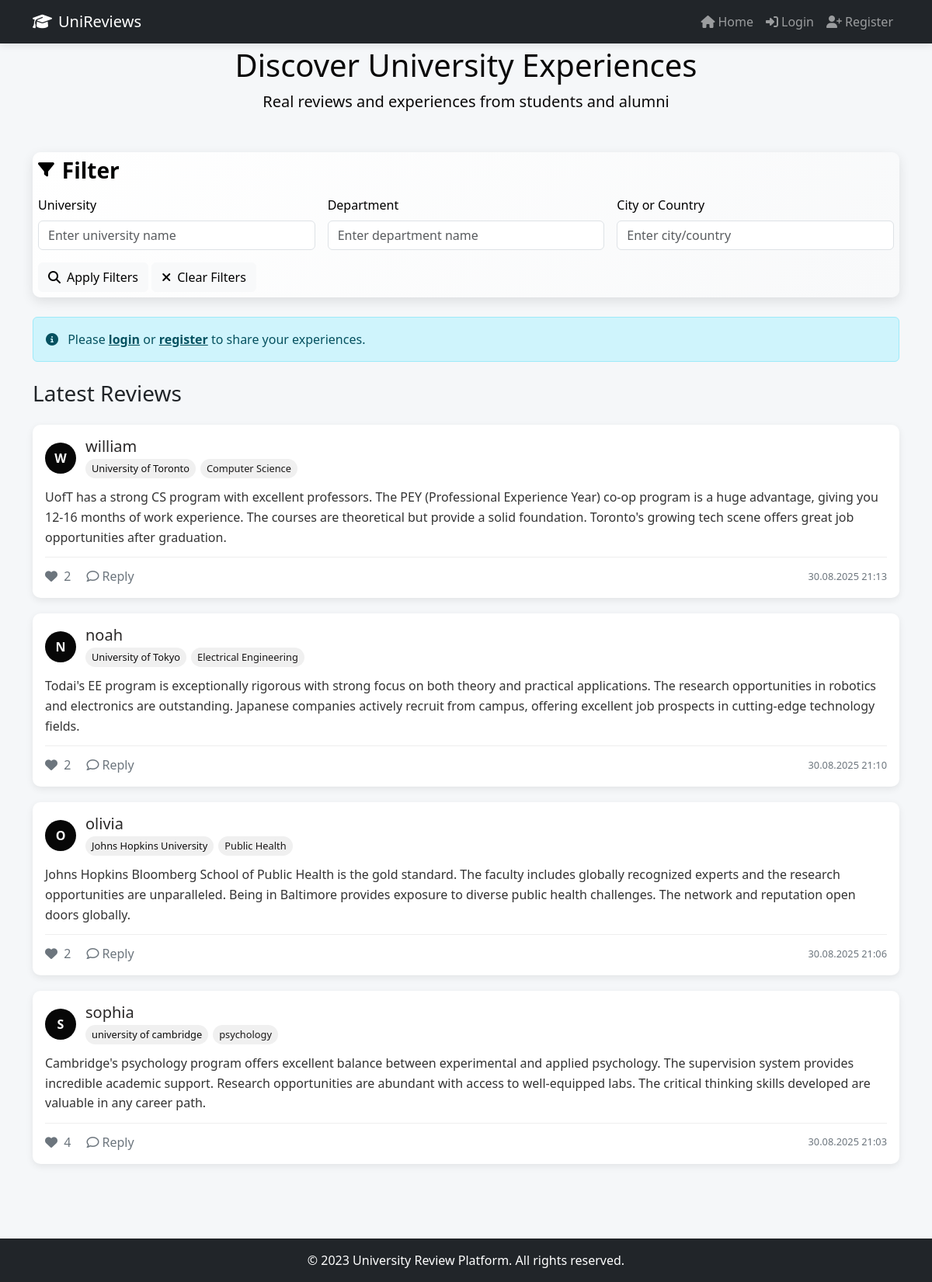
The page / on the database its author committed.
### models.py (models this page shows)
class Comment(db.Model):
    id = db.Column(db.Integer, primary_key=True)
    content = db.Column(db.Text, nullable=False)
    timestamp = db.Column(db.DateTime, default=datetime.utcnow)
    user_id = db.Column(db.Integer, db.ForeignKey('user.id'), nullable=False)
    replies = db.relationship('Reply', backref='comment', lazy=True, cascade='all, delete-orphan')
    likes = db.relationship('Like', backref='comment', lazy=True, cascade='all, delete-orphan')

class User(db.Model):
    id = db.Column(db.Integer, primary_key=True)
    username = db.Column(db.String(80), unique=True, nullable=False)
    password_hash = db.Column(db.String(128), nullable=False)
    university = db.Column(db.String(120))
    department = db.Column(db.String(120))
    city = db.Column(db.String(120))
    country = db.Column(db.String(120))
    comments = db.relationship('Comment', backref='user', lazy=True, cascade='all, delete-orphan')
    replies = db.relationship('Reply', backref='user', lazy=True, cascade='all, delete-orphan')
    likes = db.relationship('Like', backref='user', lazy=True, cascade='all, delete-orphan')
    liked_replies = db.relationship('LikeReply', backref='user', lazy=True, cascade='all, delete-orphan')

### app.py (the view)
@app.route('/')
def index():
    user = current_user()
    query = Comment.query.join(User)
    university = request.args.get('university')
    department = request.args.get('department')
    city_country = request.args.get('city_country')
    if university and university != '':
        query = query.filter(User.university.ilike(f"%{university}%"))
    if department and department != '':
        query = query.filter(User.department.ilike(f"%{department}%"))
    if city_country and city_country != '':
        query = query.filter(or_(User.city.ilike(f"%{city_country}%"), User.country.ilike(f"%{city_country}%")))
    comments = query.order_by(Comment.timestamp.desc()).all()
    return render_template('index.html', comments=comments, user=user)

### app.py (called while the page is built)
def current_user():
    if 'user_id' in session:
        return User.query.get(session['user_id'])
    return None

### templates/index.html (shortened to what this page needs)
{% extends "base.html" %}
{% block content %}
    <div class="hero-section">
        <div class="container text-center">
            <h1 class="hero-title fw-normal">Discover University Experiences</h1>
            <p class="lead d-none d-md-block">Real reviews and experiences from students and alumni</p>
        </div>
    </div>
    <div class="container mb-5">
        <div class="filter-section">
            <h3 class="filter-title"><i class="fas fa-filter"></i> Filter</h3>
            <form method="GET" action="/">
                <div class="row g-3">
                    <div class="col-md-4">
                        <label for="university" class="form-label">University</label>
                        <input type="text" class="form-control" id="university" name="university"
                               placeholder="Enter university name" value="{{ request.args.get('university', '') }}">
                    </div>
                    <div class="col-md-4">
                        <label for="department" class="form-label">Department</label>
                        <input type="text" class="form-control" id="department" name="department"
                               placeholder="Enter department name" value="{{ request.args.get('department', '') }}">
                    </div>
                    <div class="col-md-4">
                        <label for="city_country" class="form-label">City or Country</label>
                        <input type="text" class="form-control" id="city_country" name="city_country"
                               placeholder="Enter city/country" value="{{ request.args.get('city_country', '') }}">
                    </div>
                </div>
                <div class="row mt-3">
                    <div class="col-12 d-md-flex justify-content-between">
                        <div class="btn-group-mobile w-100">
                            <button type="submit" class="btn btn-light mb-2 mb-md-0">
                                <i class="fas fa-search me-2"></i>Apply Filters
                            </button>
                            <a href="/" class="btn btn-light mb-2 mb-md-0">
                                <i class="fas fa-times me-2"></i>Clear Filters
                            </a>
                        </div>
                    </div>
                </div>
            </form>
        </div>
        {% if user %}
        <div class="card">
            <div class="card-body">
                <h5 class="card-title">Share Your Experience</h5>
                <form id="comment-form">
                    <div class="mb-3">
                        <textarea class="form-control" id="comment-content" rows="3"
                                  placeholder="Share your experiences..."></textarea>
                    </div>
                    <button type="submit" class="btn btn-primary">
                        <i class="fas fa-paper-plane me-2"></i>Submit
                    </button>
                </form>
            </div>
        </div>
        {% else %}
        <div class="alert alert-info">
            <i class="fas fa-info-circle me-2"></i> Please <a href="/login" class="alert-link">login</a>
            or <a href="/register" class="alert-link">register</a> to share your experiences.
        </div>
        {% endif %}
        <h3 class="my-4">Latest Reviews</h3>
        {% if comments %}
            {% for comment in comments %}
            <div class="card">
                <div class="card-body">
                    <div class="user-info">
                        <div class="avatar">
                            {{ comment.user.username[0]|upper }}
                        </div>
                        <div class="user-details">
                            <a href="/profile/{{ comment.user.id }}" class="username-link">
                                <h5 class="mb-0">{{ comment.user.username }}</h5>
                            </a>
                            <div class="d-flex flex-wrap">
                                <span class="university-badge">{{ comment.user.university }}</span>
                                <span class="department-badge">{{ comment.user.department }}</span>
                            </div>
                        </div>
                    </div>
                    <p class="comment-content">{{ comment.content }}</p>
                    <div class="comment-actions">
                        <div>
                            <span class="like-btn {% if user and comment in user.likes %}active{% endif %}"
                                  data-comment-id="{{ comment.id }}">
                                <i class="fas fa-heart me-1"></i>
                                <span class="like-count">{{ comment.likes|length }}</span>
                            </span>
                            <a href="/comment/{{ comment.id }}" class="action-link ms-3">
                                <i class="far fa-comment me-1"></i>Reply
                            </a>
                        </div>
                        <div class="timestamp">
                            {{ comment.timestamp.strftime('%d.%m.%Y %H:%M') }}
                        </div>
                    </div>
                </div>
            </div>
            {% endfor %}
        {% else %}
            <div class="empty-state">
                <i class="far fa-comments"></i>
                <h4>No reviews yet</h4>
                <p>Be the first to share your experience!</p>
            </div>
        {% endif %}
    </div>
{% endblock %}

### templates/base.html (shortened to what this page needs)
<!DOCTYPE html>
<html lang="en">
<head>
    <link href="https://cdn.jsdelivr.net/npm/bootstrap@5.3.0/dist/css/bootstrap.min.css" rel="stylesheet">
    <link rel="stylesheet" href="https://cdnjs.cloudflare.com/ajax/libs/font-awesome/6.4.0/css/all.min.css">
</head>
<body>
    <nav class="navbar navbar-expand-lg navbar-dark bg-dark fixed-top">
        <div class="container">
            <a class="navbar-brand" href="/">
                <i class="fas fa-graduation-cap me-2"></i>UniReviews
            </a>
            <div class="collapse navbar-collapse" id="navbarNav">
                <ul class="navbar-nav ms-auto">
                    <li class="nav-item">
                        <a class="nav-link" href="/">
                            <i class="fas fa-home me-1"></i>Home
                        </a>
                    </li>
                    {% if user %}
                    <li class="nav-item">
                        <a class="nav-link" href="/profile/{{ user.id }}">
                            <i class="fas fa-user me-1"></i>My Profile
                        </a>
                    </li>
                    <li class="nav-item">
                        <a class="nav-link" href="/logout">
                            <i class="fas fa-sign-out-alt me-1"></i>Logout
                        </a>
                    </li>
                    {% else %}
                    <li class="nav-item">
                        <a class="nav-link" href="/login">
                            <i class="fas fa-sign-in-alt me-1"></i>Login
                        </a>
                    </li>
                    <li class="nav-item">
                        <a class="nav-link" href="/register">
                            <i class="fas fa-user-plus me-1"></i>Register
                        </a>
                    </li>
                    {% endif %}
                </ul>
            </div>
        </div>
    </nav>
    <div class="main-content">
        {% block content %}{% endblock %}
    </div>
    <footer class="bg-dark text-white text-center py-3 mt-5 footer">
        <div class="container">
            <p class="mb-0">© 2023 University Review Platform. All rights reserved.</p>
        </div>
    </footer>
</body>
</html>

### templates/base.html (style rules this page uses)
:root { --primary-color: #070707; --secondary-color: #292727; --accent-color: #e74c3c; --light-bg: #f0f0f0; --dark-bg: #272a2c; }
body { background-color: #f5f7f9; font-family: 'Segoe UI', Tahoma, Geneva, Verdana, sans-serif; padding-top: 56px; min-height: 100vh; display: flex; flex-direction: column; }
.navbar { box-shadow: 0 2px 10px rgba(0,0,0,0.1); }
.main-content { flex: 1; }
.footer { margin-top: auto; }
.filter-section { background: linear-gradient(135deg, #ffffff, #f8f9fa); color: black; padding: 7px; border-radius: 10px; margin-bottom: 25px; box-shadow: 0 5px 15px rgba(0,0,0,0.1); }
.filter-title { font-weight: 600; margin-bottom: 15px; display: flex; align-items: center; }
.filter-title i { margin-right: 10px; font-size: 1.3rem; }
.card { border: none; border-radius: 10px; box-shadow: 0 3px 10px rgba(0,0,0,0.08); margin-bottom: 20px; transition: transform 0.3s, box-shadow 0.3s; }
.user-info { display: flex; align-items: center; margin-bottom: 12px; }
.avatar { width: 40px; height: 40px; border-radius: 50%; background-color: var(--primary-color); color: white; display: flex; align-items: center; justify-content: center; font-weight: bold; font-size: 16px; margin-right: 12px; flex-shrink: 0; }
.username-link { text-decoration: none; color: var(--secondary-color); font-weight: 600; }
.comment-content { line-height: 1.6; color: #333; margin-bottom: 12px; }
.comment-actions { display: flex; justify-content: space-between; align-items: center; margin-top: 12px; padding-top: 12px; border-top: 1px solid #eee; }
.like-btn { color: #6c757d; cursor: pointer; transition: color 0.2s; text-decoration: none; }
.action-link { color: #6c757d; text-decoration: none; }
.university-badge { background-color: var(--light-bg); color: rgb(14, 13, 13); padding: 3px 8px; border-radius: 20px; font-size: 0.8rem; margin-right: 6px; display: inline-block; margin-top: 4px; }
.department-badge { background-color: var(--light-bg); color: rgb(26, 24, 24); padding: 3px 8px; border-radius: 20px; font-size: 0.8rem; display: inline-block; margin-top: 4px; }
.timestamp { color: #6c757d; font-size: 0.8rem; }
.hero-section { background: linear-gradient(135deg, var(--light-bg)); color: rgb(10, 9, 9); padding: 4px 0; margin-bottom: 30px; border-radius: 0 0 10px 10px; }

### rows shown on the page
Comment: user "W", user.username "william", user.university "University of Toronto", user.department "Computer Science", content "UofT has a strong CS program with excellent professors. The PEY (Professional Experience Year) co-op program is a huge advantage, giving you 12-16 months of work experience. The courses are theoretical but provide a solid foundation. Toronto's growing tech scene offers great job opportunities after graduation.", likes|length "2", timestamp "30.08.2025 21:13"
Comment: user "N", user.username "noah", user.university "University of Tokyo", user.department "Electrical Engineering", content "Todai's EE program is exceptionally rigorous with strong focus on both theory and practical applications. The research opportunities in robotics and electronics are outstanding. Japanese companies actively recruit from campus, offering excellent job prospects in cutting-edge technology fields.", likes|length "2", timestamp "30.08.2025 21:10"
Comment: user "O", user.username "olivia", user.university "Johns Hopkins University", user.department "Public Health", content "Johns Hopkins Bloomberg School of Public Health is the gold standard. The faculty includes globally recognized experts and the research opportunities are unparalleled. Being in Baltimore provides exposure to diverse public health challenges. The network and reputation open doors globally.", likes|length "2", timestamp "30.08.2025 21:06"
Comment: user "S", user.username "sophia", user.university "university of cambridge", user.department "psychology", content "Cambridge's psychology program offers excellent balance between experimental and applied psychology. The supervision system provides incredible academic support. Research opportunities are abundant with access to well-equipped labs. The critical thinking skills developed are valuable in any career path.", likes|length "4", timestamp "30.08.2025 21:03"
